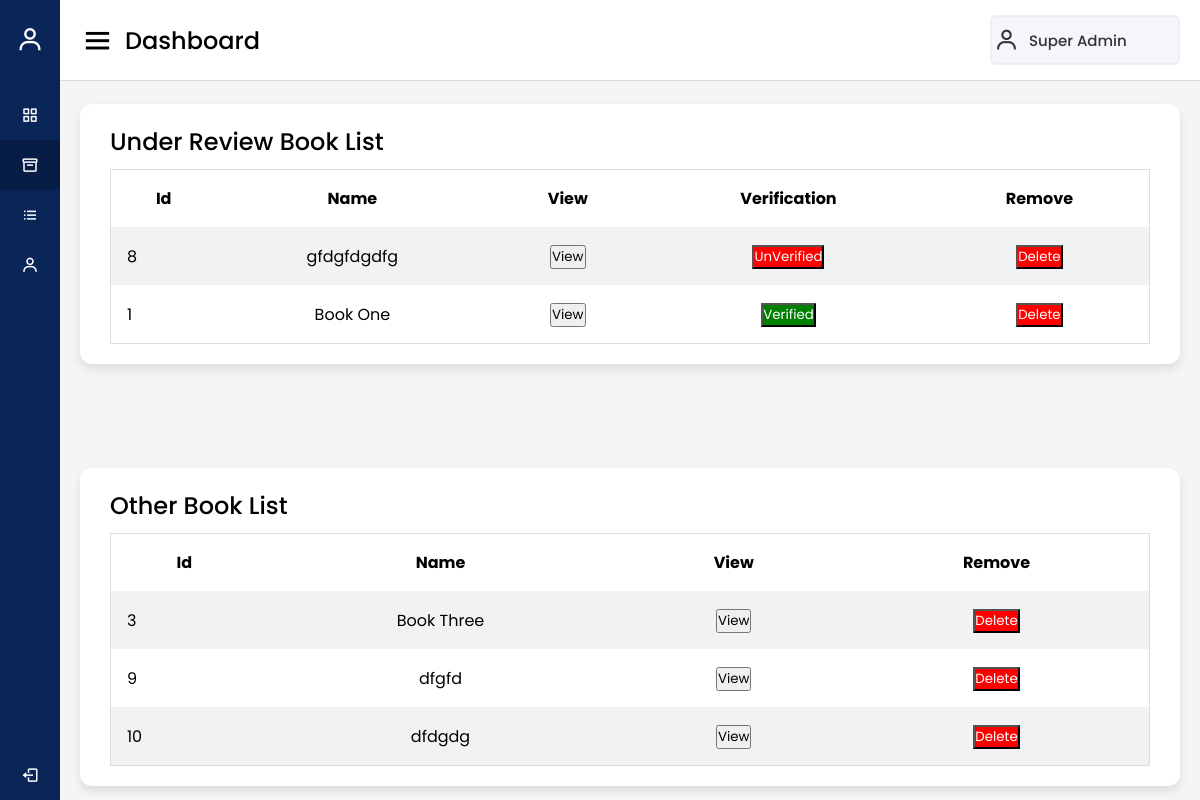
The page /Admin/book_review.php (signed in) on the database its author committed.
### tables this page shows
CREATE TABLE `admin_data` (
  `admin_id` int(11) NOT NULL,
  `admin_first_name` varchar(20) NOT NULL,
  `admin_last_name` varchar(20) NOT NULL,
  `admin_email` varchar(100) NOT NULL,
  `admin_password` varchar(20) NOT NULL
);

CREATE TABLE `ebook_data` (
  `book_id` int(11) NOT NULL,
  `book_title` varchar(100) NOT NULL,
  `book_description` text NOT NULL,
  `book_data` text NOT NULL,
  `book_cover` text NOT NULL,
  `book_status` int(1) NOT NULL,
  `book_varified` int(1) NOT NULL,
  `author_id` int(11) NOT NULL
);

### Admin/book_review.php (the view, shortened to what this page needs)
<?php
if(isset($_SESSION['ad_id'])){
?>
<!DOCTYPE html>
<html lang="en" dir="ltr">
<head>
  <link rel="stylesheet" href="./style.css">
  <link href='https://unpkg.com/boxicons@2.0.7/css/boxicons.min.css' rel='stylesheet'>
</head>
<?php
include "../database/connect.php";
$id = $_SESSION['ad_id'];
$que1 = mysqli_query($con, "SELECT * FROM admin_data WHERE admin_id=$id");
$arr1 = mysqli_fetch_array($que1);
$que2 = mysqli_query($con, "SELECT * FROM ebook_data WHERE book_status=1 ORDER BY book_varified");
$que3 = mysqli_query($con, "SELECT * FROM ebook_data WHERE book_status=0");
?>
<body>
  <div class="sidebar">
    <div class="logo-details">
      <i class='bx bx-user bx-flashing'></i>
      <span class="logo_name">Admin Pannel</span>
    </div>
    <ul class="nav-links">
      <li>
        <a href="./index.php">
          <i class='bx bx-grid-alt'></i>
          <span class="links_name">Dashboard</span>
        </a>
      </li>
      <li>
        <a href="./book_review.php" class="active">
          <i class='bx bx-box'></i>
          <span class="links_name">Book</span>
        </a>
      </li>
      <li>
        <a href="./author.php">
          <i class='bx bx-list-ul'></i>
          <span class="links_name">Author list</span>
        </a>
      </li>
      <li>
        <a href="./profile.php">
          <i class='bx bx-user'></i>
          <span class="links_name">Profile</span>
        </a>
      </li>
      <li class="log_out">
        <a href="../logout.php">
          <i class='bx bx-log-out'></i>
          <span class="links_name">Log out</span>
        </a>
      </li>
    </ul>
  </div>
  <section class="home-section">
    <nav>
      <div class="sidebar-button">
        <i class='bx bx-menu sidebarBtn'></i>
        <span class="dashboard">Dashboard</span>
      </div>
      <div class="profile-details">
        <i class='bx bx-user'></i>
        <a href="./profile.php"><span class="admin_name"><?php echo $arr1['admin_first_name'], " ", $arr1['admin_last_name'];  ?></span></a>
      </div>
    </nav>
    <div class="home-content">
      <div class="sales-boxes">
        <div class="recent-sales box">
          <div class="title">Under Review Book List</div>
          <div class="sales-details">
            <table>
              <tr>
                <th style="text-align: center;">Id</th>
                <th style="text-align: center;">Name</th>
                <th style="text-align: center;">View</th>
                <th style="text-align: center;">Verification</th>
                <th style="text-align: center;">Remove</th>
              </tr>
              <?php
              while ($arr2 = mysqli_fetch_array($que2)) {
              ?>
                <tr>
                  <td><?php echo $arr2['book_id']; ?></td>
                  <td><?php echo $arr2['book_title']; ?></td>
                  <td><a href="./book_view.php?id=<?php echo $arr2['book_id']; ?>"><button>View</button></a></td>
                  <?php
                  if ($arr2['book_varified'] == 0) {
                  ?>
                    <td><a href="./book_verified.php?status=1&id=<?php echo $arr2['book_id']; ?>"><button class="author-unverified-button">UnVerified</button></a></td>
                  <?php
                  } else {
                  ?>
                    <td><a href="./book_verified.php?status=0&id=<?php echo $arr2['book_id']; ?>"><button class="author-verified-button">Verified</button></a></td>
                  <?php
                  }
                  ?>
                  <td><a href="../Admin/delete_book.php?id=<?php echo $arr2['book_id']; ?>"><button class="author-unverified-button">Delete</button></a></td>
                </tr>
              <?php
              }
              ?>
            </table>
          </div>
        </div>
      </div>
    </div>
    <div class="home-content">
      <div class="sales-boxes">
        <div class="recent-sales box">
          <div class="title">Other Book List</div>
          <div class="sales-details">
            <table>
              <tr>
                <th style="text-align: center;">Id</th>
                <th style="text-align: center;">Name</th>
                <th style="text-align: center;">View</th>
                <th style="text-align: center;">Remove</th>
              </tr>
              <?php
              while ($arr3 = mysqli_fetch_array($que3)) {
              ?>
                <tr>
                  <td><?php echo $arr3['book_id']; ?></td>
                  <td><?php echo $arr3['book_title']; ?></td>
                  <td><a href="./book_view.php?id=<?php echo $arr3['book_id']; ?>"><button>View</button></a></td>
                  <td><a href="../Admin/delete_book.php?id=<?php echo $arr3['book_id']; ?>"><button class="author-unverified-button">Delete</button></a></td>
                </tr>
              <?php
              }
              ?>
            </table>
          </div>
        </div>
      </div>
    </div>
  </section>
</body>
</html>
<?php
} else {
  header("Location: ../login.html");
}
?>

### Admin/style.css (style rules this page uses)
* { margin: 0; padding: 0; box-sizing: border-box; font-family: 'Poppins', sans-serif; text-decoration: none; }
.sidebar { position: fixed; height: 100%; width: 240px; background: #0A2558; transition: all 0.5s ease; }
.sidebar .logo-details { height: 80px; display: flex; align-items: center; }
.sidebar .logo-details i { font-size: 28px; font-weight: 500; color: #fff; min-width: 60px; text-align: center }
.sidebar .logo-details .logo_name { color: #fff; font-size: 24px; font-weight: 500; }
.sidebar .nav-links { margin-top: 10px; }
.sidebar .nav-links li { position: relative; list-style: none; height: 50px; }
.sidebar .nav-links li a { height: 100%; width: 100%; display: flex; align-items: center; text-decoration: none; transition: all 0.4s ease; }
.sidebar .nav-links li a.active { background: #081D45; }
.sidebar .nav-links li i { min-width: 60px; text-align: center; font-size: 18px; color: #fff; }
.sidebar .nav-links li a .links_name { color: #fff; font-size: 15px; font-weight: 400; white-space: nowrap; }
.sidebar .nav-links .log_out { position: absolute; bottom: 0; width: 100%; }
.home-section { position: relative; background: #f5f5f5; min-height: 100vh; width: calc(100% - 240px); left: 240px; transition: all 0.5s ease; }
.home-section nav { display: flex; justify-content: space-between; height: 80px; background: #fff; display: flex; align-items: center; position: fixed; width: calc(100% - 240px); left: 240px; z-index: 100; padding: 0 20px; box-shadow: 0 1px 1px rgba(0, 0, 0, 0.1); transition: all 0.5s ease; }
.home-section nav .sidebar-button { display: flex; align-items: center; font-size: 24px; font-weight: 500; }
nav .sidebar-button i { font-size: 35px; margin-right: 10px; }
.home-section nav .profile-details { display: flex; align-items: center; background: #F5F6FA; border: 2px solid #EFEEF1; border-radius: 6px; height: 50px; min-width: 190px; padding: 0 15px 0 2px; }
nav .profile-details .admin_name { font-size: 15px; font-weight: 500; color: #333; margin: 0 10px; white-space: nowrap; }
nav .profile-details i { font-size: 25px; color: #333; }
.home-section .home-content { position: relative; padding-top: 104px; }
.home-content .sales-boxes { display: flex; justify-content: space-between; }
.home-content .sales-boxes .recent-sales { width: 100%; background: #fff; padding: 20px 30px; margin: 0 20px; border-radius: 12px; box-shadow: 0 5px 10px rgba(0, 0, 0, 0.1); }
.home-content .sales-boxes .sales-details { display: flex; align-items: center; justify-content: space-between; }
.sales-boxes .box .title { font-size: 24px; font-weight: 500; margin-bottom: 10px; }
table { border-collapse: collapse; border-spacing: 0; width: 100%; border: 1px solid #ddd; }
th, td { text-align: center; padding: 16px; }
th:first-child, td:first-child { text-align: left; }
tr:nth-child(even) { background-color: #f2f2f2 }
.author-unverified-button { background-color: red; color: white; }
.author-verified-button { background-color: green; color: white; }
a { text-decoration: none; }
@media (max-width: 1240px) { .sidebar { width: 60px; } }
@media (max-width: 1240px) { .home-section { width: calc(100% - 60px); left: 60px; } }
@media (max-width: 1240px) { .home-section nav { width: calc(100% - 60px); left: 60px; } }

### rows shown on the page
admin_data: admin_first_name "Super", admin_last_name "Admin"
ebook_data: book_id "8", book_title "gfdgfdgdfg"
ebook_data: book_id "1", book_title "Book One"
ebook_data: book_id "3", book_title "Book Three"
ebook_data: book_id "9", book_title "dfgfd"
ebook_data: book_id "10", book_title "dfdgdg"
